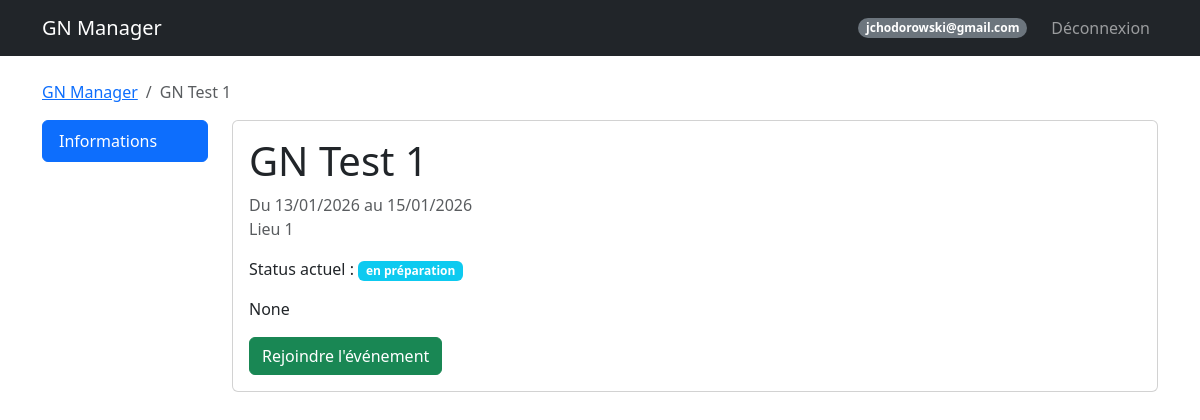
/event/1 (signed in), run on an earlier commit of the app's database.
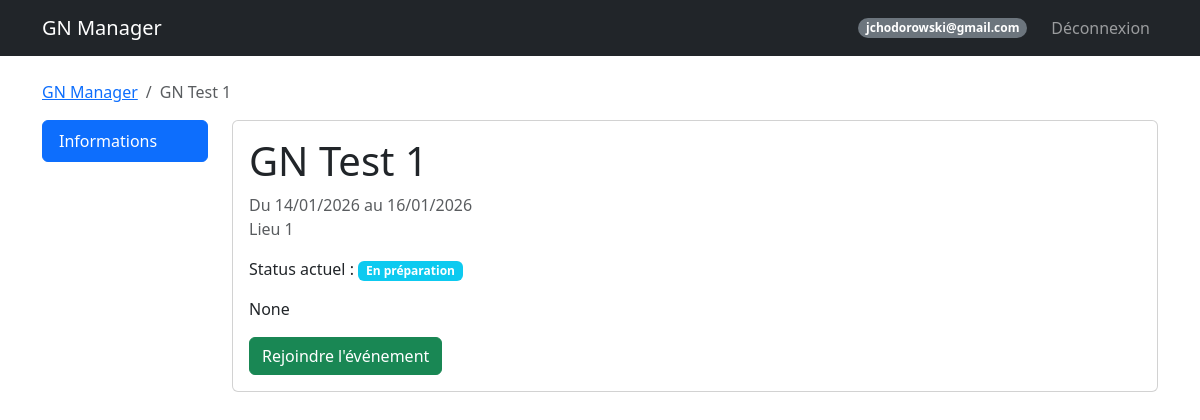
And on a later commit of the database.
### models.py (models this page shows)
class Event(db.Model):
    id = db.Column(db.Integer, primary_key=True)
    name = db.Column(db.String(100), nullable=False)
    description = db.Column(db.Text) # Added
    date_start = db.Column(db.DateTime, nullable=False)
    date_end = db.Column(db.DateTime, nullable=False)
    location = db.Column(db.String(200))
    background_image = db.Column(db.String(200))
    visibility = db.Column(db.String(20), default='public') # public, private
    organizer_structure = db.Column(db.String(100))
    external_link = db.Column(db.String(255)) # Added (Google Forms)
    statut = db.Column(db.String(50), default='En préparation') # Added 'statut' as per user correctness
    groups_config = db.Column(db.Text, default='{"PJ": ["Peu importe"], "PNJ": ["Peu importe"], "Organisateur": ["Peu importe"]}') # JSON stored as string

### routes.py (the view)
@main.route('/event/<int:event_id>')
@login_required
def event_detail(event_id):
    event = Event.query.get_or_404(event_id)
    participant = Participant.query.filter_by(event_id=event.id, user_id=current_user.id).first()
    is_organizer = participant and participant.type == 'organisateur'
    is_organizer = participant and participant.type == 'organisateur'
    groups_config = json.loads(event.groups_config or '{}')
    groups_config = json.loads(event.groups_config or '{}')
    breadcrumbs = [
        ('GN Manager', '/dashboard'),
        (event.name, '#') # Current page
    ]
    return render_template('event_detail.html', event=event, participant=participant, is_organizer=is_organizer, groups_config=groups_config, breadcrumbs=breadcrumbs)

### templates/event_detail.html (shortened to what this page needs)
{% extends "base.html" %}
{% block content %}
<div class="row">
    <div class="col-md-2 mb-3">
        <div class="list-group" id="event-tabs" role="tablist">
            <a class="list-group-item list-group-item-action active" id="list-info-list" data-bs-toggle="list"
                href="#list-info" role="tab">Informations</a>
        </div>
    </div>
    <div class="col-md-10">
        <div class="tab-content" id="nav-tabContent">
            <div class="tab-pane fade show active" id="list-info" role="tabpanel">
                <div class="card mb-4">
                    <div class="card-body">
                        <h1 class="card-title">{{ event.name }}</h1>
                        <p class="text-muted">
                            Du {{ event.date_start.strftime('%d/%m/%Y') }} au {{ event.date_end.strftime('%d/%m/%Y')
                            }}<br>
                            {{ event.location }}
                        </p>
                        <p>Status actuel : <span class="badge bg-info">{{ event.statut }}</span></p>
                        <p class="mt-3">{{ event.description }}</p>
                        {% if participant %}
                        {% if participant.type %}
                        {% set badge_class = "bg-secondary" %}
                        {% if participant.type.lower() == 'organisateur' %}
                        {% set badge_class = "bg-danger" %}
                        {% elif participant.type == 'PJ' %}
                        {% set badge_class = "bg-success" %}
                        {% elif participant.type == 'PNJ' %}
                        {% set badge_class = "bg-primary" %}
                        {% endif %}
                        <p>Votre rôle :
                            <span class="badge {{ badge_class }}">
                                {{ participant.type }}
                                {% if participant.group and participant.group != 'Peu importe' %}
                                - {{ participant.group }}
                                {% endif %}
                            </span>
                        </p>
                        {% endif %}
                        <p>Statut inscription : {{ participant.registration_status }}</p>
                        {% elif event.statut == 'Annulé' %}
                        <button class="btn btn-secondary" disabled>Événement annulé</button>
                        {% else %}
                        <button type="button" class="btn btn-success" data-bs-toggle="modal"
                            data-bs-target="#joinModal">
                            Rejoindre l'événement
                        </button>
                        {% endif %}
                    </div>
                </div>
            </div>
        </div>
    </div>
</div>
</div>
{% endblock %}

### templates/base.html (shortened to what this page needs)
<!DOCTYPE html>
<html lang="fr">
<head>
    <link href="https://cdn.jsdelivr.net/npm/bootstrap@5.3.0/dist/css/bootstrap.min.css" rel="stylesheet">
    <link rel="stylesheet" href="https://cdn.jsdelivr.net/npm/bootstrap-icons@1.11.3/font/bootstrap-icons.min.css">
</head>
<body>
    <nav class="navbar navbar-expand-lg navbar-dark bg-dark">
        <div class="container">
            <a class="navbar-brand" href="/">GN Manager</a>
            {% if current_user.is_authenticated %}
            <div class="navbar-nav ms-auto align-items-center">
                <span class="badge bg-secondary rounded-pill me-3">{{ current_user.email }}</span>
                <a class="nav-link" href="/logout">Déconnexion</a>
            </div>
            {% endif %}
        </div>
    </nav>
    <div class="container mt-4">
        {% if breadcrumbs %}
        <nav aria-label="breadcrumb">
            <ol class="breadcrumb">
                {% for label, url in breadcrumbs %}
                {% if loop.last %}
                <li class="breadcrumb-item active" aria-current="page">{{ label }}</li>
                {% else %}
                <li class="breadcrumb-item"><a href="{{ url }}">{{ label }}</a></li>
                {% endif %}
                {% endfor %}
            </ol>
        </nav>
        {% endif %}
        {% block content %}{% endblock %}
</body>
</html>

What changed in the data, as far as the page shows it:
changed Event "GN Test 1": date_start "13/01/2026" → "14/01/2026"; date_end "15/01/2026" → "16/01/2026"; statut "en préparation" → "En préparation"
